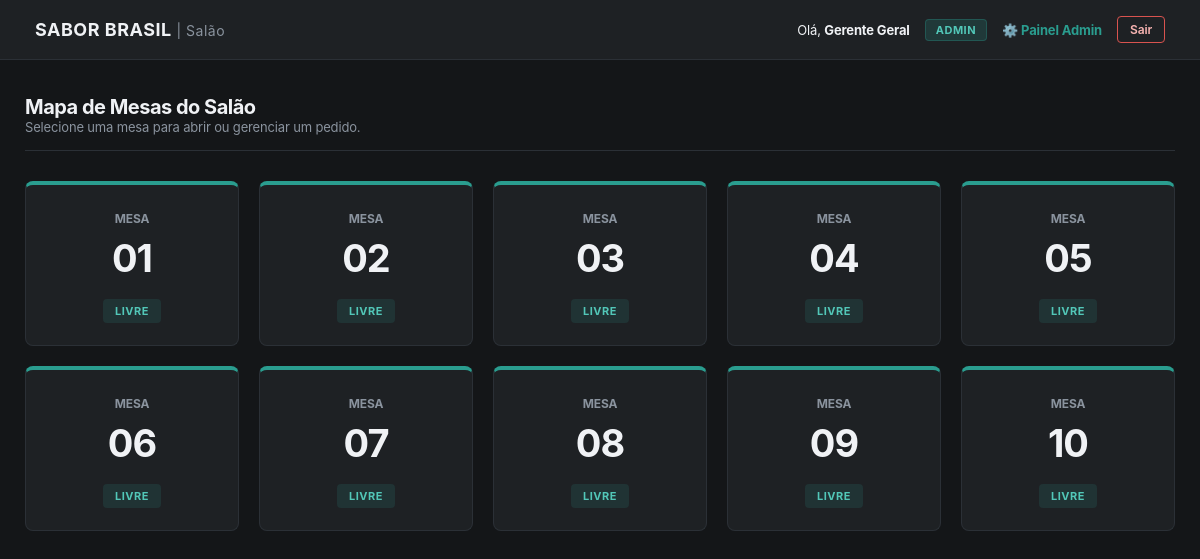
/mesas/mapa.php (signed in), run on the app's committed database.
### tables this page shows
CREATE TABLE IF NOT EXISTS mesas (
    id INT AUTO_INCREMENT PRIMARY KEY,
    numero INT NOT NULL UNIQUE,
    status ENUM('livre', 'ocupada', 'aguardando_pagamento') DEFAULT 'livre'
);

### utils/session_helper.php (called while the page is built, shortened)
<?php
function h($string)
{
    return htmlspecialchars($string, ENT_QUOTES, 'UTF-8');
}

### mesas/mapa.php (the view, shortened to what this page needs)
<?php
require_once '../utils/session_helper.php';
require_once '../config/db.php';
try {
    $stmt = $pdo->query("SELECT * FROM mesas ORDER BY numero ASC");
    $mesas = $stmt->fetchAll();
} catch (PDOException $e) {
    die("Erro ao carregar as mesas: " . $e->getMessage());
}
?>
<!DOCTYPE html>
<html lang="pt-BR">
<head>
    <link rel="stylesheet" href="../css/style.css">
</head>
<body>
    <header class="topbar">
        <a href="mapa.php" class="topbar-brand">SABOR BRASIL <span
                style="font-size: 14px; font-weight: normal; color: var(--text-secondary);">| Salão</span></a>
        <div class="topbar-user">
            <span>Olá, <strong><?php echo h($_SESSION['usuario_nome']); ?></strong></span>
            <span class="badge-perfil"><?php echo h($_SESSION['usuario_perfil']); ?></span>
            <?php if ($_SESSION['usuario_perfil'] === 'admin'): ?>
                <a href="../admin/dashboard.php"
                    style="color: var(--accent); text-decoration: none; font-weight: bold; font-size: 13px;">⚙️ Painel
                    Admin</a>
            <?php endif; ?>
            <a href="../logout.php" class="btn-sair">Sair</a>
        </div>
    </header>
    <main class="container">
        <div class="page-header">
            <div>
                <h2>Mapa de Mesas do Salão</h2>
                <p style="color: var(--text-secondary); font-size: 13px;">Selecione uma mesa para abrir ou gerenciar um
                    pedido.</p>
            </div>
        </div>
        <div class="mesas-grid">
            <?php foreach ($mesas as $mesa): ?>
                <?php
                if ($mesa['status'] === 'livre') {
                    $classe_status = 'status-livre';
                    $texto_status = 'Livre';
                } elseif ($mesa['status'] === 'ocupada') {
                    $classe_status = 'status-ocupada';
                    $texto_status = 'Ocupada';
                } else {
                    $classe_status = 'status-aguardando';
                    $texto_status = 'Aguardando Pagamento';
                }
                ?>
                <a href="abrir.php?id=<?php echo $mesa['id']; ?>" class="mesa-card <?php echo $classe_status; ?>">
                    <div>
                        <span
                            style="font-size: 12px; color: var(--text-secondary); text-transform: uppercase; font-weight: bold;">Mesa</span>
                        <div class="mesa-numero"><?php echo str_pad($mesa['numero'], 2, '0', STR_PAD_LEFT); ?></div>
                    </div>
                    <div>
                        <span class="mesa-status"><?php echo $texto_status; ?></span>
                    </div>
                </a>
            <?php endforeach; ?>
        </div>
    </main>
</body>
</html>

### css/style.css (style rules this page uses)
:root { --bg-primary: #141618; --bg-surface: #1e2124; --text-primary: #f0f2f5; --text-secondary: #8a939e; --accent: #2a9d8f; --accent-hover: #218276; --danger: #d9534f; --success: #2a9d8f; --warning: #f4a261; --border: #2b3036; }
* { margin: 0; padding: 0; box-sizing: border-box; font-family: -apple-system, BlinkMacSystemFont, "Segoe UI", Roboto, Oxygen, Ubuntu, Cantarell, "Open Sans", "Helvetica Neue", sans-serif; }
body { background-color: var(--bg-primary); color: var(--text-primary); min-height: 100vh; display: flex; flex-direction: column; letter-spacing: -0.01em; }
.topbar { background: var(--bg-surface); border-bottom: 1px solid var(--border); padding: 16px 35px; display: flex; justify-content: space-between; align-items: center; }
.topbar-brand { font-size: 18px; font-weight: 700; color: var(--text-primary); text-decoration: none; letter-spacing: 0.5px; }
.topbar-user { display: flex; align-items: center; gap: 15px; font-size: 13px; }
.badge-perfil { background: rgba(42, 157, 143, 0.2); color: #52c7b8; padding: 3px 10px; border-radius: 4px; font-size: 11px; font-weight: 700; text-transform: uppercase; letter-spacing: 0.5px; border: 1px solid rgba(42, 157, 143, 0.3); }
.btn-sair { background: transparent; color: #f8b4b2; border: 1px solid var(--danger); padding: 5px 12px; border-radius: 4px; text-decoration: none; font-size: 12px; font-weight: 600; transition: 0.2s; }
.container { max-width: 1200px; margin: 35px auto; padding: 0 25px; width: 100%; }
.page-header { margin-bottom: 30px; display: flex; justify-content: space-between; align-items: center; border-bottom: 1px solid var(--border); padding-bottom: 15px; }
.page-header h2 { font-size: 20px; font-weight: 700; color: var(--text-primary); letter-spacing: -0.5px; }
.mesas-grid { display: grid; grid-template-columns: repeat(auto-fill, minmax(190px, 1fr)); gap: 20px; }
.mesa-card { background: var(--bg-surface); border: 1px solid var(--border); border-radius: 8px; padding: 22px; text-align: center; transition: all 0.2s ease; display: flex; flex-direction: column; justify-content: space-between; min-height: 165px; text-decoration: none; color: inherit; position: relative; overflow: hidden; }
.mesa-numero { font-size: 38px; font-weight: 700; margin: 8px 0; letter-spacing: -1px; }
.status-livre { border-top: 4px solid var(--success); }
.status-livre .mesa-status { background: rgba(42, 157, 143, 0.15); color: #52c7b8; }
.mesa-status { padding: 5px 12px; border-radius: 4px; font-size: 11px; font-weight: 700; text-transform: uppercase; letter-spacing: 0.5px; display: inline-block; margin-top: 10px; }

### data on the page
mesas: numero "01", status "LIVRE"
mesas: numero "02", status "LIVRE"
mesas: numero "03", status "LIVRE"
mesas: numero "04", status "LIVRE"
mesas: numero "05", status "LIVRE"
mesas: numero "06", status "LIVRE"
mesas: numero "07", status "LIVRE"
mesas: numero "08", status "LIVRE"
mesas: numero "09", status "LIVRE"
mesas: numero "10", status "LIVRE"

### other printed values
$_SESSION['usuario_nome'] "Gerente Geral"
$_SESSION['usuario_perfil'] "ADMIN"
